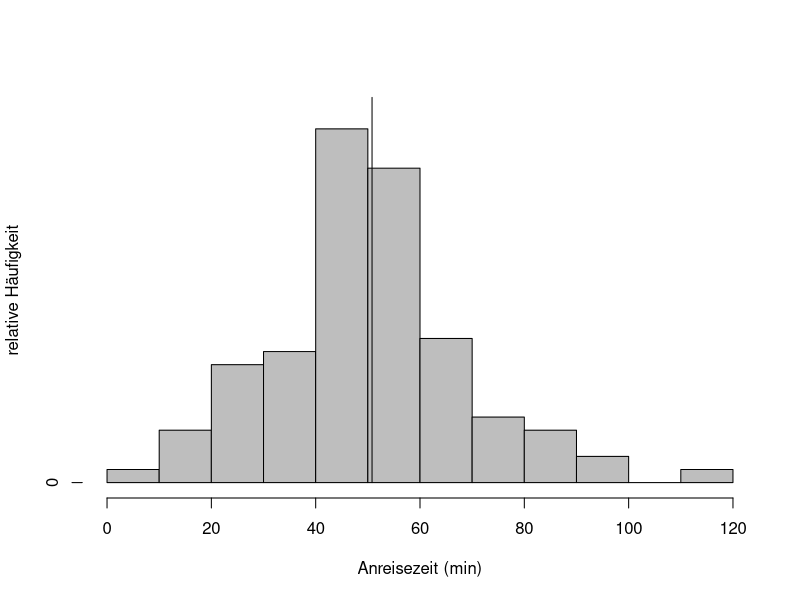
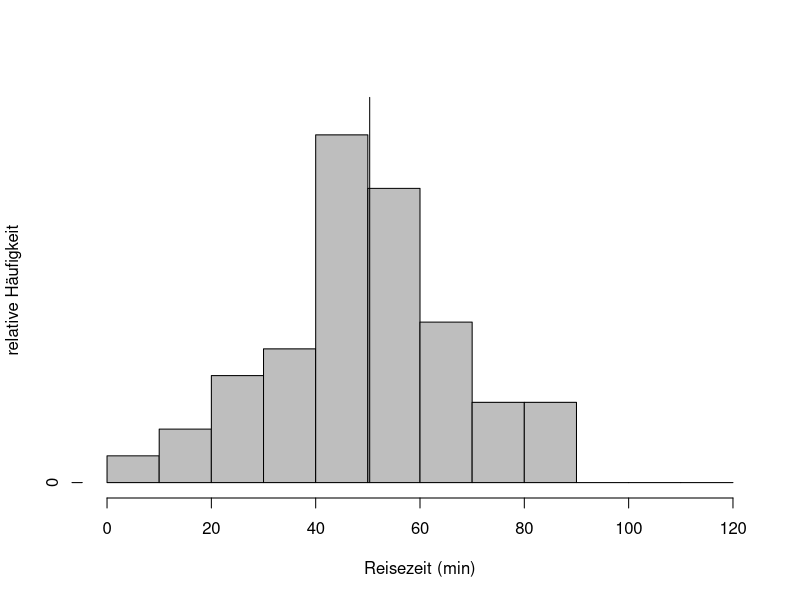
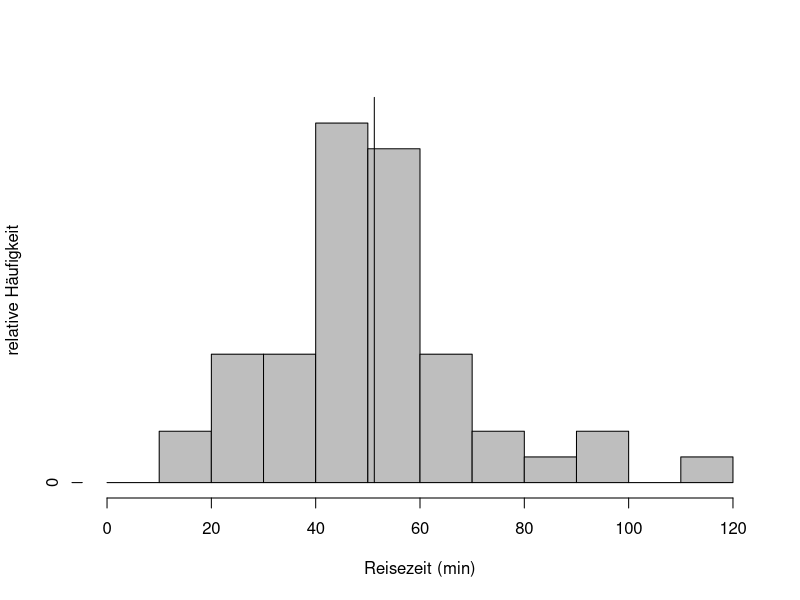
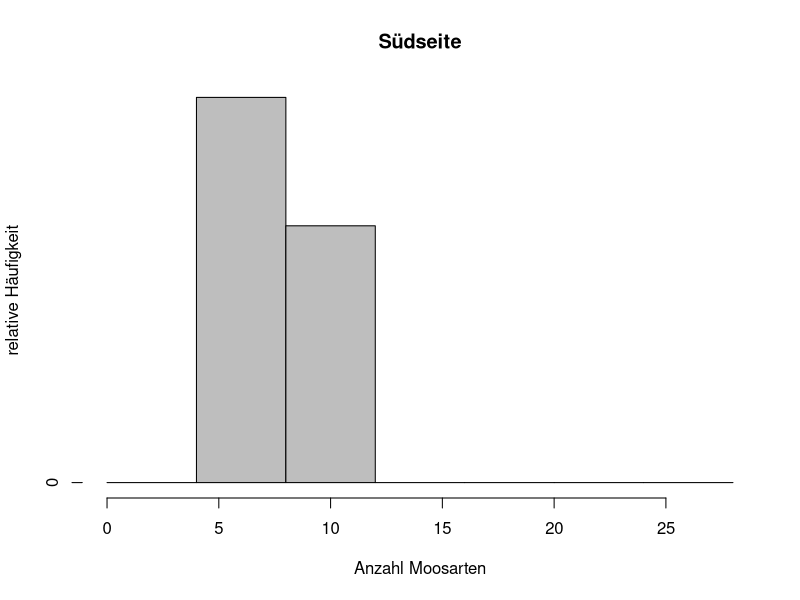
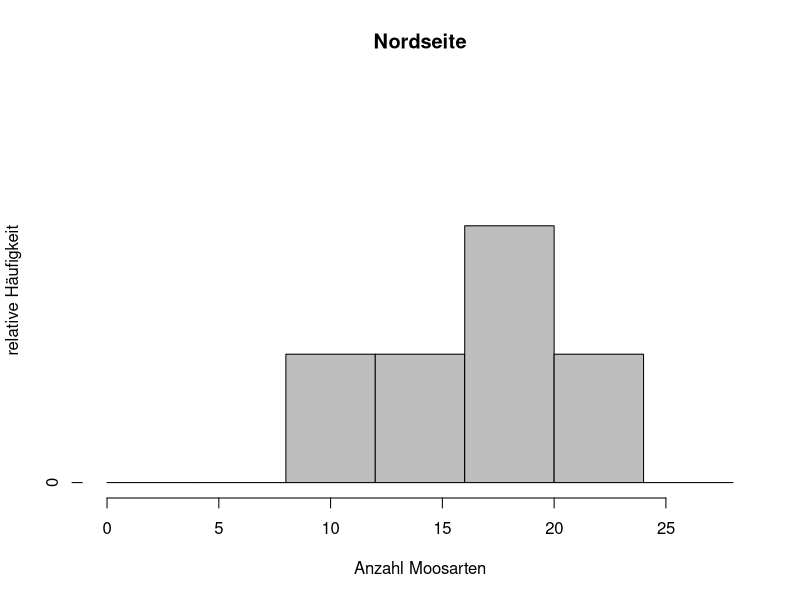
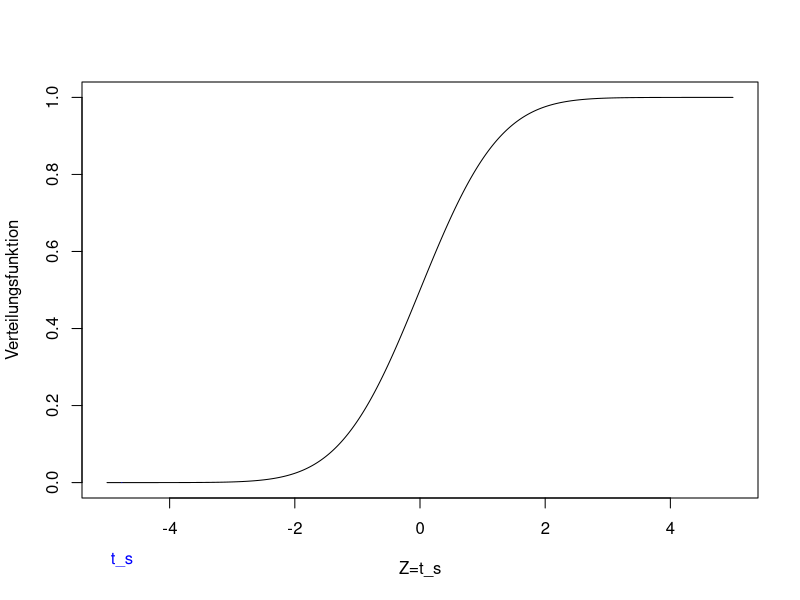
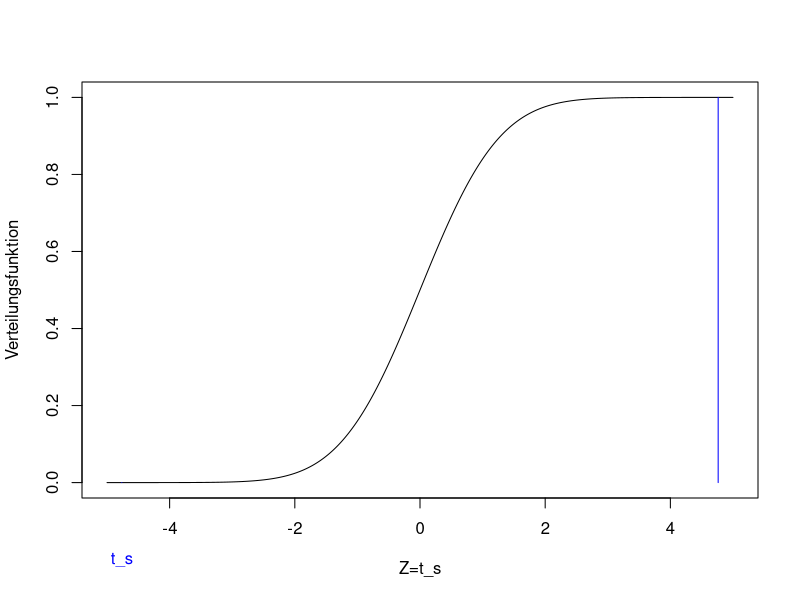
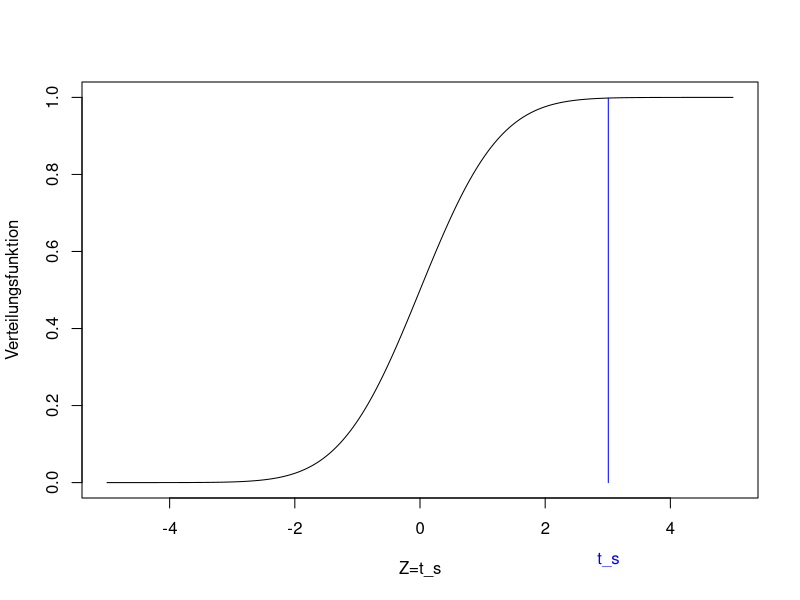

These charts were generated, in order, by the following R code:
## ---- chunk 1
# Paket laden, das für das Einlesen von xlsx gebraucht wird
library("readxl")
# Daten einlesen
reisedat19 <- read_excel("data/Reisedaten.xlsx", na = "-999")
# in data.frame umwandeln
reisedat19 <- as.data.frame(reisedat19)
# Spalten umbenennen
names(reisedat19) <- c('x', 't')
# Histogramm berechnen ohne Output
h <- hist(reisedat19$t, breaks = seq(0, 120, 10), plot = FALSE)
# absolute in relative Häufigkeiten umrechnen
h$counts <- h$counts / sum(h$counts)
# Histogrammdaten plotten
plot(h, freq = TRUE, col = "gray", ylim = c(0,0.3),
     main = "", xlab = "Anreisezeit (min)", ylab = "relative Häufigkeit")
lines(c(1,1)*mean(reisedat19$t, na.rm=TRUE), c(0, 0.3), col='black')
## ---- chunk 2
# "seed" wählen, so dass Zufallszahlen reproduziert werden können
set.seed(20210105)
# zufällig die Hälfte der Reisezeitdaten von 2019 auswählen
loc <- sample(seq(1,122,1), 61, replace = FALSE)
# Teilstichprobe 1
t1 <- reisedat19$t[loc]
# Teilstichprobe 2 (Komplementärmenge)
t2 <- reisedat19$t[!is.element(seq(1,122,1),loc)]
# Histogramme
h1 <- hist(t1, breaks = seq(0, 120, 10), plot = FALSE)
h1$counts <- h1$counts / sum(h1$counts)
plot(h1, freq = TRUE, col = "gray", ylim = c(0,0.3),
     main = "", xlab = "Reisezeit (min)", ylab = "relative Häufigkeit")
lines(c(1,1)*mean(t1, na.rm=TRUE), c(0, 0.3), col='black')
h2 <- hist(t2, breaks = seq(0, 120, 10), plot = FALSE)
h2$counts <- h2$counts / sum(h2$counts)
plot(h2, freq = TRUE, col = "gray", ylim = c(0,0.3),
     main = "", xlab = "Reisezeit (min)", ylab = "relative Häufigkeit")
lines(c(1,1)*mean(t2, na.rm=TRUE), c(0, 0.3), col='black')
## ---- chunk 3
# Daten aus Dormannn (2013), S. 190
moosdat = data.frame(s=c(5,8,7,9,9), n=c(12,23,15,18,20))
# Histogramme
hs <- hist(moosdat$s, breaks = seq(0, 28, 4), plot = FALSE)
hs$counts <- hs$counts / sum(hs$counts)
plot(hs, freq = TRUE, col = "gray", ylim = c(0,0.6),
     main = "Südseite", xlab = "Anzahl Moosarten", ylab = "relative Häufigkeit")
hn <- hist(moosdat$n, breaks = seq(0, 28, 4), plot = FALSE)
hn$counts <- hn$counts / sum(hn$counts)
plot(hn, freq = TRUE, col = "gray", ylim = c(0,0.6),
     main = "Nordseite", xlab = "Anzahl Moosarten", ylab = "relative Häufigkeit")
## ---- chunk 4
# Mittelwert
# na.rm=TRUE ignoriert NAs
xbar <- mean(reisedat19$t, na.rm=TRUE)
xbar
# Vergleichswert
mu0 <- 60
# Standardabweichung
# na.rm=TRUE ignoriert NAs
s <- sd(reisedat19$t, na.rm=TRUE)
s
# Stichprobenumfang
# !is.na(reisedat19$t) verweist auf die Werte, die nicht NA sind
n <- length(reisedat19$t[!is.na(reisedat19$t)])
n
# Teststatistik
ts <- (xbar - mu0)/s*sqrt(n)
ts
## ---- chunk 5
plot(seq(-5,5,0.01), pt(seq(-5,5,0.01), n-1), ylim=c(0,1), type='l',
     xlab='Z=t_s', ylab='Verteilungsfunktion')
lines(c(1, 1)*ts, c(0, pt(ts, n-1)), col='blue')
text(ts,-0.2,"t_s", col="blue", xpd=TRUE)
## ---- chunk 6
pt(ts, n-1)
## ---- chunk 7
plot(seq(-5,5,0.01), pt(seq(-5,5,0.01), n-1), ylim=c(0,1), type='l',
     xlab='Z=t_s', ylab='Verteilungsfunktion')
lines(c(1, 1)*ts, c(0, pt(ts, n-1)), col='blue')
lines(c(1, 1)*(-ts), c(0, pt(-ts, n-1)), col='blue')
text(ts,-0.2,"t_s", col="blue", xpd=TRUE)
## ---- chunk 8
2*(1-pt(abs(ts),n-1))
## ---- chunk 9
ts <- (xbar - 45)/s*sqrt(n)
ts
## ---- chunk 10
plot(seq(-5,5,0.01), pt(seq(-5,5,0.01), n-1), ylim=c(0,1), type='l',
     xlab='Z=t_s', ylab='Verteilungsfunktion')
lines(c(1, 1)*ts, c(0, pt(ts, n-1)), col='blue')
text(ts,-0.2,"t_s", col="blue", xpd=TRUE)
## ---- chunk 11
1-pt(ts, n-1)
## ---- chunk 12
# Mittelwerte
# na.rm=TRUE ignoriert NAs
xbar1 <- mean(t1, na.rm=TRUE)
xbar1
xbar2 <- mean(t2, na.rm=TRUE)
xbar2
# Varianzen
var1 <- var(t1, na.rm=TRUE)
var1
var2 <- var(t2, na.rm=TRUE)
var2
# Stichprobenumfänge
# !is.na(t1) verweist auf die Werte, die nicht NA sind
n1 <- length(t1[!is.na(t1)])
n1
n2 <- length(t2[!is.na(t2)])
n2
# Teststatistik
ts <- (xbar1 - xbar2)/sqrt(var1/n1+var2/n2)
ts
## ---- chunk 13
plot(seq(-5,5,0.01), pt(seq(-5,5,0.01), n1+n2-2), ylim=c(0,1), type='l',
     xlab='Z=t_s', ylab='Verteilungsfunktion')
lines(c(1, 1)*ts, c(0, pt(ts, n1+n2-2)), col='blue')
lines(c(1, 1)*(-ts), c(0, pt(-ts, n1+n2-2)), col='blue')
text(ts,-0.2,"t_s", col="blue", xpd=TRUE)
## ---- chunk 14
2*(1-pt(abs(ts),n1+n2-2))
## ---- chunk 15
pt(ts,n1+n2-2)
## ---- chunk 16
d <- moosdat$n - moosdat$s
# Histogramm mit Mittelwert
h <- hist(d, breaks = seq(-16, 16, 4), plot = FALSE)
h$counts <- h$counts / sum(h$counts)
plot(h, freq = TRUE, col = "gray", ylim = c(0,0.6),
     main = "", xlab = "Differenz Anzahl Moosarten", ylab = "relative Häufigkeit")
lines(c(1,1)*mean(d, na.rm=TRUE), c(0, 0.6), col='black')
## ---- chunk 17
# Mittelwert
dbar <- mean(d)
dbar
# Standardabweichung
s <- sd(d)
s
# Stichprobenumfang
n <- length(d)
n
# Teststatistik
ts <- (dbar - 0)/s*sqrt(n)
ts
## ---- chunk 18
plot(seq(-10,10,0.01), pt(seq(-10,10,0.01), n-1), ylim=c(0,1), type='l',
     xlab='Z=t_s', ylab='Verteilungsfunktion')
lines(c(1, 1)*ts, c(0, pt(ts, n-1)), col='blue')
lines(c(1, 1)*(-ts), c(0, pt(-ts, n-1)), col='blue')
text(ts,-0.2,"t_s", col="blue", xpd=TRUE)
## ---- chunk 19
2*(1-pt(abs(ts),n-1))
## ---- chunk 20
1-pt(ts,n-1)
## ---- chunk 21
# pdf
plot(seq(0,5,0.01), df(seq(0,5,0.01), 1, 1), ylim=c(0,4), type='l',
     xlab='Z=z', ylab='Dichtefunktion')
lines(seq(0,5,0.01), df(seq(0,5,0.01), 2, 1), col='red')
lines(seq(0,5,0.01), df(seq(0,5,0.01), 5, 2), col='blue')
lines(seq(0,5,0.01), df(seq(0,5,0.01), 10, 1), col='green')
lines(seq(0,5,0.01), df(seq(0,5,0.01), 100, 100), col='purple')
legend('topright', legend=c('F(1,1)', 'F(2,1)', 'F(5,2)', 'F(10,1)', 'F(100,100)'),
       col=c('black', 'red', 'blue', 'green', 'purple'), lty=1)
# cdf
plot(seq(0,5,0.01), pf(seq(0,5,0.01), 1, 1), ylim=c(0,1), type='l',
     xlab='Z=z', ylab='Verteilungsfunktion')
lines(seq(0,5,0.01), pf(seq(0,5,0.01), 2, 1), col='red')
lines(seq(0,5,0.01), pf(seq(0,5,0.01), 5, 2), col='blue')
lines(seq(0,5,0.01), pf(seq(0,5,0.01), 10, 1), col='green')
lines(seq(0,5,0.01), pf(seq(0,5,0.01), 100, 100), col='purple')
legend('bottomright', legend=c('F(1,1)', 'F(2,1)', 'F(5,2)', 'F(10,1)', 'F(100,100)'),
       col=c('black', 'red', 'blue', 'green', 'purple'), lty=1)
## ---- chunk 22
# Varianzen
var1 <- var(t1, na.rm=TRUE)
var1
var2 <- var(t2, na.rm=TRUE)
var2
# Stichprobenumfänge
n1 <- length(t1[!is.na(t1)])
n1
n2 <- length(t2[!is.na(t2)])
n2
# Teststatistik
fs <- var2 / var1
fs
## ---- chunk 23
plot(seq(0,5,0.01), pf(seq(0,5,0.01), n1-1, n2-1), ylim=c(0,1), type='l',
     xlab='Z=t_s', ylab='Verteilungsfunktion')
lines(c(1, 1)*fs, c(0, pf(fs, n1-1, n2-1)), col='blue')
text(fs,-0.2,"F_s", col="blue", xpd=TRUE)
## ---- chunk 24
1-pf(fs, n1-1, n2-1)
